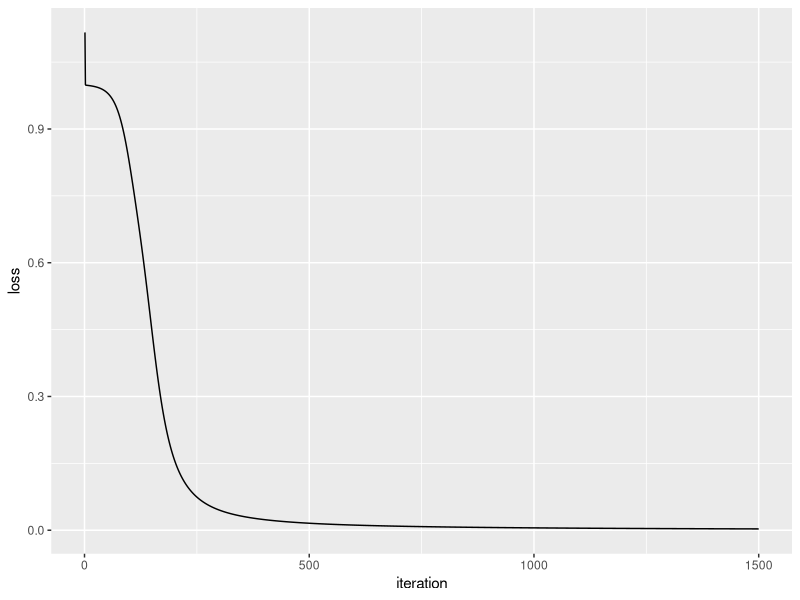

The R source for this figure:
#https://www.tychobra.com/posts/2018_10_09_nn_from_scratch/
  
# predictor variables
X <- matrix(c(
  0,0,1,
  0,1,1,
  1,0,1,
  1,1,1
),
ncol = 3,
byrow = TRUE
)

# observed outcomes
y <- c(0, 1, 1, 0)

# print the data so we can take a quick look at it
cbind(X, y) 

# generate a random value between 0 and 1 for each
# element in X.  This will be used as our initial weights
# for layer 1
rand_vector <- runif(ncol(X) * nrow(X))

# convert above vector into a matrix
rand_matrix <- matrix(
  rand_vector,
  nrow = ncol(X),
  ncol = nrow(X),
  byrow = TRUE
)

# this list stores the state of our neural net as it is trained
my_nn <- list(
  # predictor variables
  input = X,
  # weights for layer 1
  weights1 = rand_matrix,
  # weights for layer 2
  weights2 = matrix(runif(4), ncol = 1),
  # actual observed
  y = y,
  # stores the predicted outcome
  output = matrix(
    rep(0, times = 4),
    ncol = 1
  )
)

#' the activation function
sigmoid <- function(x) {
  1.0 / (1.0 + exp(-x))
}

#' the derivative of the activation function
sigmoid_derivative <- function(x) {
  x * (1.0 - x)
}

loss_function <- function(nn) {
  sum((nn$y - nn$output) ^ 2)
}

feedforward <- function(nn) {
  
  nn$layer1 <- sigmoid(nn$input %*% nn$weights1)
  nn$output <- sigmoid(nn$layer1 %*% nn$weights2)
  
  nn
}

backprop <- function(nn) {
  
  # application of the chain rule to find derivative of the loss function with 
  # respect to weights2 and weights1
  d_weights2 <- (
    t(nn$layer1) %*%
      # `2 * (nn$y - nn$output)` is the derivative of the sigmoid loss function
      (2 * (nn$y - nn$output) *
         sigmoid_derivative(nn$output))
  )
  
  d_weights1 <- ( 2 * (nn$y - nn$output) * sigmoid_derivative(nn$output)) %*% 
    t(nn$weights2)
  d_weights1 <- d_weights1 * sigmoid_derivative(nn$layer1)
  d_weights1 <- t(nn$input) %*% d_weights1
  
  # update the weights using the derivative (slope) of the loss function
  nn$weights1 <- nn$weights1 + d_weights1
  nn$weights2 <- nn$weights2 + d_weights2
  
  nn
}

# number of times to perform feedforward and backpropagation
n <- 1500

# data frame to store the results of the loss function.
# this data frame is used to produce the plot in the 
# next code chunk
loss_df <- data.frame(
  iteration = 1:n,
  loss = vector("numeric", length = n)
)

for (i in seq_len(1500)) {
  my_nn <- feedforward(my_nn)
  my_nn <- backprop(my_nn)
  
  # store the result of the loss function.  We will plot this later
  loss_df$loss[i] <- loss_function(my_nn)
}

# print the predicted outcome next to the actual outcome
data.frame(
  "Predicted" = round(my_nn$output, 3),
  "Actual" = y
)

# plot the cost
library(ggplot2)

ggplot(data = loss_df, aes(x = iteration, y = loss)) +
  geom_line()